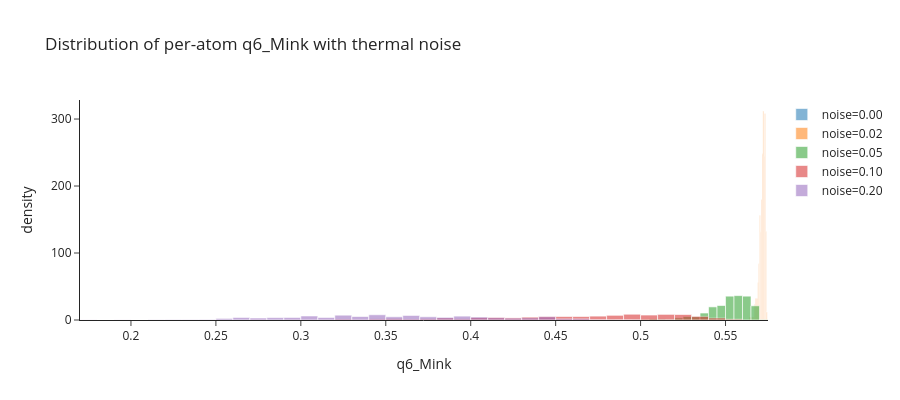

Notebook code cell kept with this figure:
### Markdown cell above
## 3. Behaviour under thermal noise

Add increasing Gaussian displacements to FCC and look at how the per-atom
$q_6^{\text{Mink}}$ distribution broadens. Even at strong noise the
central value stays near the perfect-crystal answer.

### Code cell
noises = [0.0, 0.02, 0.05, 0.10, 0.20]
fig = go.Figure()
stats = []
for s in noises:
    a = make_crystal('fcc', lattice_constant=4.05, repetitions=(5, 5, 5), noise=s)
    [q6] = pyscal.minkowski_parameter(a, l=6)
    fig.add_trace(go.Histogram(x=q6, nbinsx=40, name=f'noise={s:.2f}',
                               opacity=0.55, histnorm='probability density'))
    stats.append((s, float(q6.mean()), float(q6.std())))
fig.update_layout(barmode='overlay', xaxis_title='q6_Mink',
                  yaxis_title='density', template='simple_white',
                  title='Distribution of per-atom q6_Mink with thermal noise',
                  height=400)
fig

### Figure 1 — Plotly figure (JSON) as saved in the notebook; plotly's stock layout.template omitted (floating-point values rounded to 4 significant figures; data arrays with more than 128 entries replaced by an {"elided": "..."} marker saying what was removed)
{"data": [{"histnorm": "probability density", "name": "noise=0.00", "nbinsx": 40, "opacity": 0.55, "type": "histogram", "x": {"elided": "500 float values"}}, {"histnorm": "probability density", "name": "noise=0.02", "nbinsx": 40, "opacity": 0.55, "type": "histogram", "x": {"elided": "500 float values"}}, {"histnorm": "probability density", "name": "noise=0.05", "nbinsx": 40, "opacity": 0.55, "type": "histogram", "x": {"elided": "500 float values"}}, {"histnorm": "probability density", "name": "noise=0.10", "nbinsx": 40, "opacity": 0.55, "type": "histogram", "x": {"elided": "500 float values"}}, {"histnorm": "probability density", "name": "noise=0.20", "nbinsx": 40, "opacity": 0.55, "type": "histogram", "x": {"elided": "500 float values"}}], "layout": {"barmode": "overlay", "height": 400, "title": {"text": "Distribution of per-atom q6_Mink with thermal noise"}, "xaxis": {"title": {"text": "q6_Mink"}}, "yaxis": {"title": {"text": "density"}}}}
